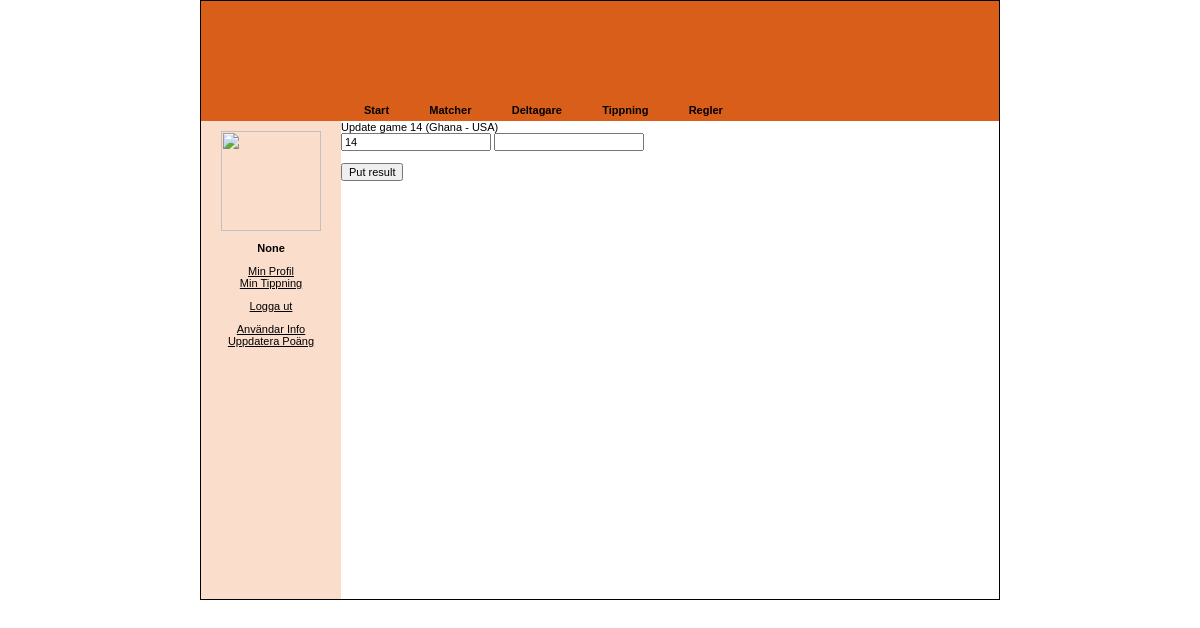
Before: /index.php?sida=putresult&gameId=14 (signed in) with the older database file.
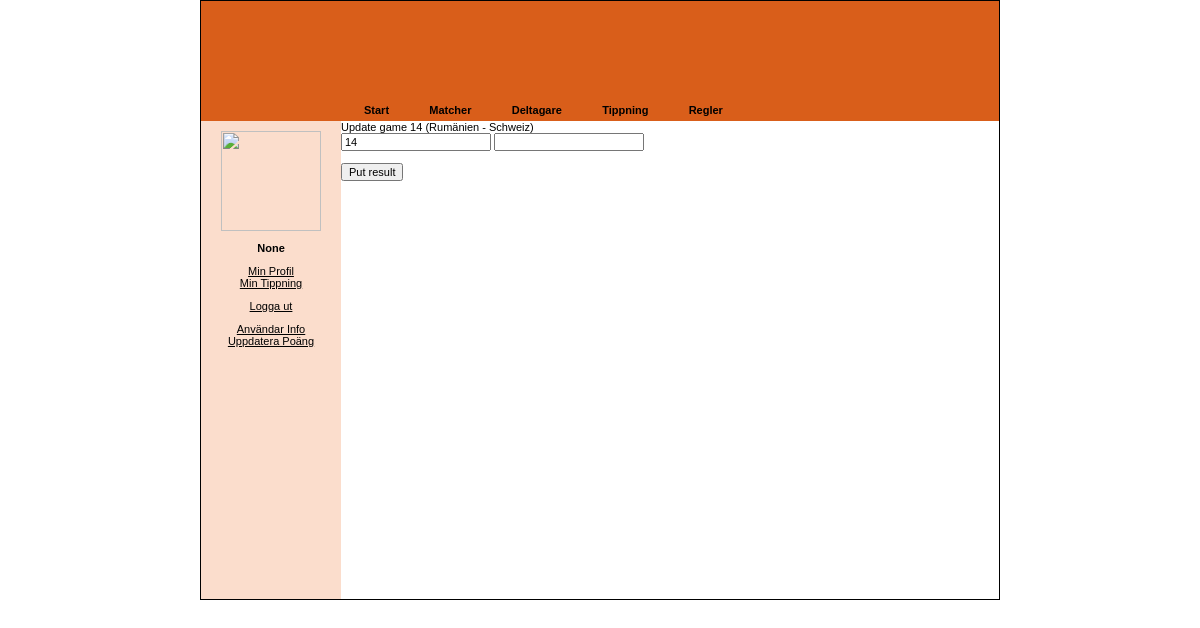
After: the same page with the newer database file.
### tables this page shows
CREATE TABLE `lag` (
  `id` int(11) NOT NULL,
  `lag` varchar(5) default NULL,
  `countryName_sv` varchar(45) default NULL,
  `countryName_en` varchar(45) default NULL,
  `countryShort` varchar(45) default NULL,
  `flagImage` varchar(45) default NULL,
  PRIMARY KEY  (`id`)
);

### config.php (called while the page is built, shortened)
<?php
$firstGameDate = "2016-06-10";
$cupStarted = date('Y-m-d') >= $firstGameDate;
?>

### sidor/putresult.php (the view, shortened to what this page needs)
<?
if($_SESSION['admin']) {
	if ($_POST['putresult'] != 'true') {
		?>
		<form action="index.jsp?sida=putresult" method="POST">
		<?
		$gameId = $_GET['gameId'];
		$game = mysql_query("SELECT * FROM matcher WHERE ID = ".$gameId.";") or die(mysql_error());
		$game = mysql_fetch_array($game);
		$home = mysql_query("SELECT * FROM lag WHERE lag = '".$game['hemma']."';") or die(mysql_error());
		$home = mysql_fetch_array($home);
		$gone = mysql_query("SELECT * FROM lag WHERE lag = '".$game['borta']."';") or die(mysql_error());
		$gone = mysql_fetch_array($gone);
		?>
		Update game <?=$gameId?> (<?=$home['countryName_sv'] ?> - <?=$gone['countryName_sv']?>)<br>
			<input type="text" name="gameId" value="<?=$gameId?>" />
			<input type="text" name="result"></input>
			<br>
			<br>
			<input type="submit" value="Put result" />
		</form>
		<?
	}
} else {
	echo 'Permission denied!';
}
?>

### index.php (shortened to what this page needs)
<?
	if($_GET['sida'] != '') {
		$page = $_GET['sida'];
	} else {
		$page = 'startsida';
	}
	include "config.php";
?>
<html>
	<head>
		<link href="css/styles.css" rel="stylesheet" type="text/css" />
	</head>
	<body>
		<?
		if($_SESSION['permission'] == 1) {
			$menu[0]['token'] 	= 'startsida';
			$menu[0]['text']	= 'Start';
			$menu[0]['access']	= true;
			$menu[1]['token'] 	= 'matcher';
			$menu[1]['text']	= 'Matcher';
			$menu[1]['access']	= true;
			$menu[2]['token'] 	= 'deltagare';
			$menu[2]['text']	= 'Deltagare';
			$menu[2]['access']	= true;
			$menu[3]['token'] 	= 'tippning';
			$menu[3]['text']	= 'Tippning';
			$menu[3]['access']	= !$cupStarted;
			$menu[4]['token'] 	= 'resultat';
			$menu[4]['text']	= 'Resultat';
			$menu[4]['access']	= $cupStarted;
			$menu[5]['token'] 	= 'regler';
			$menu[5]['text']	= 'Regler';
			$menu[5]['access']	= true;
		?>
		<center>
			<table id="mainContainer" border="0" cellspacing="0" cellpadding="0">
				<tr valign="bottom">
					<td id="topContainer" colspan="2" border="0" cellspacing="0" cellpadding="0" align="left">
						<div id="topInnerContainer">
							<div id="logo"></div>
							<div id="topBanner"></div>
							<div id="menu">
								<ul>
									<?php
									for ($i = 0; $i < sizeof($menu); $i++) {
										if ($menu[$i]['access'] == true) { ?>
			    						<li>
			    							<a href="index.php?sida=<?= $menu[$i]['token'] ?>" <?= $page == $menu[$i]['token'] ? 'id="current"' : "" ?>><?= $menu[$i]['text'] ?></a>
			    						</li>
		    						<?php
										}
									} ?>
								</ul>
							</div>
						</div>
					</td>
				</tr>
				<tr>
					<td id="westContainer" border="1" valign="top" align="left">
						<div class="westPanel">
							<?php if ($_SESSION['foto'] != '') { ?>
								<img class="profilePicture" src="<?=$_SESSION['foto'];?>" />
							<?php }?>
							<p>
								<b><?=$_SESSION['user']?></b>
							</p>
							<p>
								<a href="index.php?sida=profil">Min Profil</a><br>
								<?php if (!$cupStarted) { ?>
									<a href="index.php?sida=tippning">Min Tippning</a>
								<?php } else { ?>
									<a href="index.php?sida=visadeltagare&id=<?= $_SESSION['userID'] ?>">Min Tippning</a>
								<?php } ?>
							</p>
							<a href="index.php?command=logout">Logga ut</a>
							<?php if ($_SESSION['admin']) { ?>
								<p>
									<a href="index.php?sida=usertip">Användar Info<br/></a>
									<a href="index.php?sida=update">Uppdatera Poäng<br/></a>
								</p>
							<?php } ?>
						</div>
					</td>
					<td id="bodyContainer" valign="top">
						<form method="POST" name="verify" enctype="multipart/form-data" id="666" onSubmit="return formCheck(this);">
							<?php include('./sidor/'.$page.'.php');?>
						</form>
					</td>
				</tr>
			</table>
		</center>
		<?php } ?>
	</body>
</html>

### css/styles.css (style rules this page uses)
html { overflow: scroll; }
body { padding: 0; margin: 0; }
body, tr, td, div, span, a, pre, input, select, textarea { font-family: Arial, sans-serif; font-size: 11px; }
a { color: #000000; text-decoration: underline; }
#mainContainer { width: 800px; height: 600px; border: 1px solid black; }
#topContainer { height: 120px; background-color: #d95e1a; }
#topContainer #topInnerContainer { width: 100%; height: 100%; position: relative; }
#topContainer #topInnerContainer #logo { position: absolute; top: 5; left: 5; width: 100px; height: 104px; background: transparent url('http://img.fifa.com/imgml/worldcup/head/wc2010logo.png') no-repeat; }
#topContainer #topInnerContainer #topBanner { position: absolute; right: 10px; top: 20px; width: 653px; height: 58px; background: transparent url('http://img.fifa.com/img/worldcup/head/wc2010_big_title.png') no-repeat; }
#topContainer #menu { position: absolute; left: 140px; bottom: 0; }
#topContainer #menu ul { padding: 0.5em 0.5em; margin: 0; }
#topContainer #menu ul li { margin-right: 0.2em; display: inline; list-style: none; }
#topContainer #menu a { text-decoration: none; padding: 0.5em 1.5em; font-weight: bold; border: 1px solid transparent; border-width: 1px 1px 0px 1px; }
#westContainer { width: 140px; text-align: center; background-color: #fbddcc; }
#westContainer .westPanel { margin: 10px; }
#westContainer .westPanel .profilePicture { width: 100px; }

Changed rows visible on the page:
removed lag: countryName_sv "Ghana"
removed lag: countryName_sv "USA"
now on this page (row edited): lag: countryName_sv "Rumänien"
now on this page (row edited): lag: countryName_sv "Schweiz"
